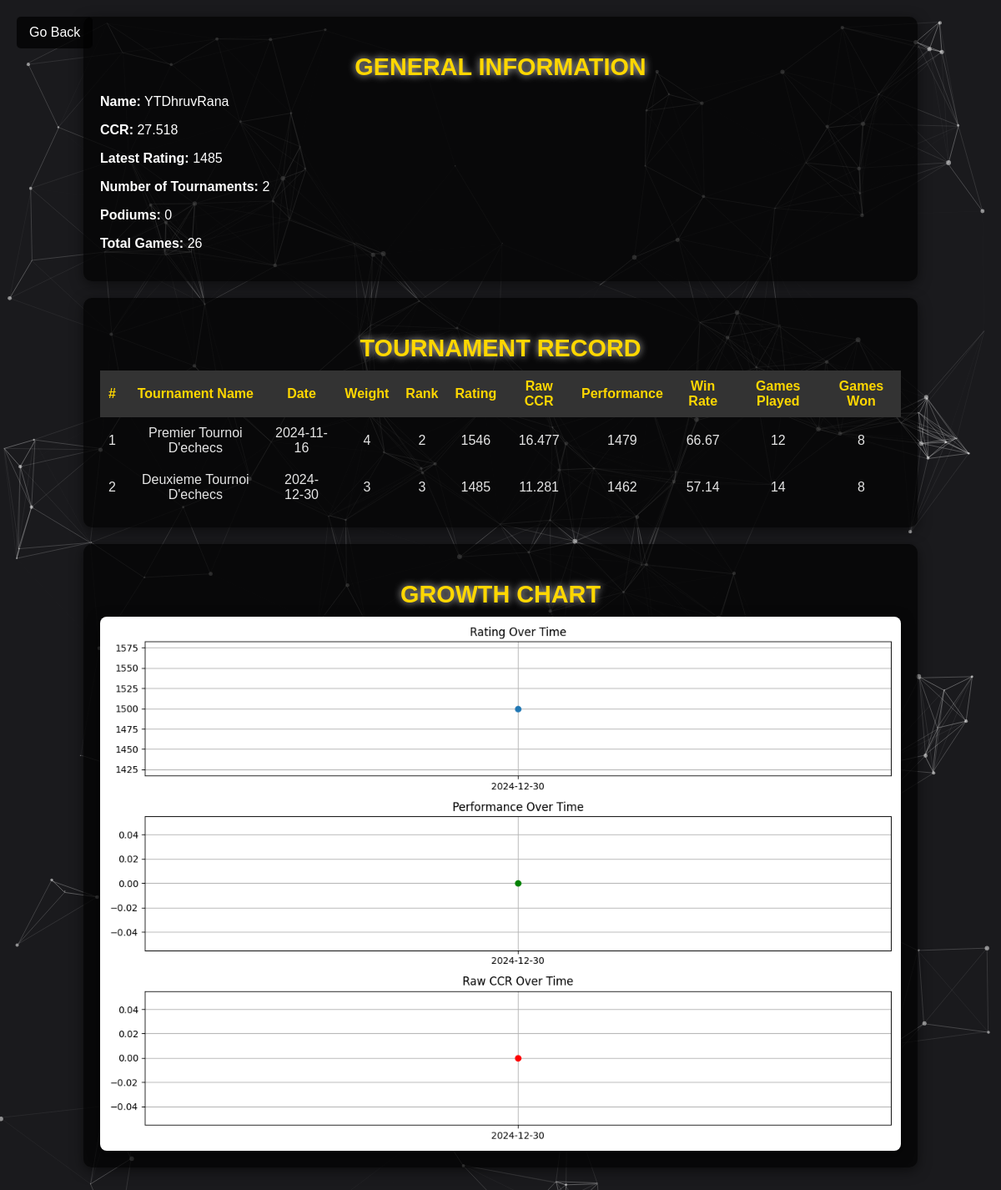
The app's page /playerinfo/YTDhruvRana, older data.
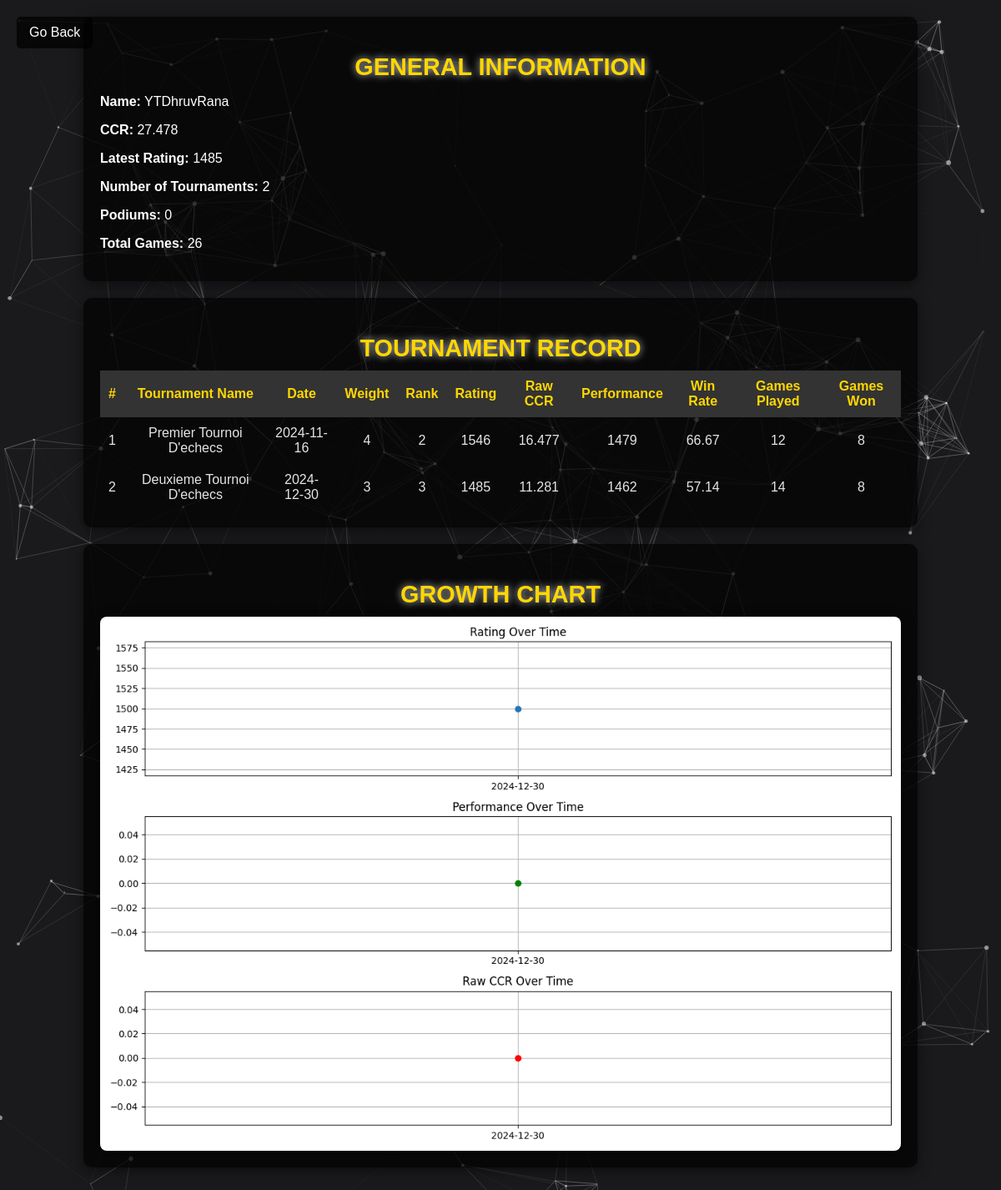
The same page, newer data.
### tables this page shows
CREATE TABLE players (
        name TEXT NOT NULL,
        rating INTEGER NOT NULL,
        ccr REAL NOT NULL,
        tourns INTEGER NOT NULL,
        podiums INTEGER NOT NULL
    );

### app.py (the view)
@app.route('/playerinfo/<player>')
def player_details(player):
    updateccr()
    conn = sqlite3.connect('data/players.db')
    c = conn.cursor()
    c.execute(f'SELECT date, rating, ccr, tourn, games, winrate, podium, weight, rank,perf FROM "{player}" ORDER BY date')
    data = c.fetchall()
    conn.close()
    dates, ratings, performances, ccrs, tournaments = [], [], [], [], []
    total_games, total_podiums = 0, 0
    try:
        for row in data:
            dates.append(row[0])
            ratings.append(row[1])
            performances.append(row[9])
            ccrs.append(row[2])
            tournaments.append({
                'tourn': row[3],
                'date': row[0],
                'weight': row[7],
                'rank': row[8],
                'rating': row[1],
                'ccr': row[2],
                'performance': row[9],
                'winrate': row[5],
                'games': row[4],
                'wins': round(row[5] * row[4] / 100)
            })
            total_games += row[4]
            total_podiums += row[6]
    except Exception as e: print('Error in gathering data:',e)
    conn=sqlite3.connect('data/main.db')
    c=conn.cursor()
    try:
        c.execute('SELECT * FROM players')
        for i in c.fetchall():
            if i[0]==player: ccrlive=i[2]
    except Exception as e: print('Error in CCRLIVE: ',e,player)
    conn.close()
    plt.figure(figsize=(12, 8))
    plt.subplot(3, 1, 1)
    plt.plot(dates, ratings, marker='o', label='Rating')
    plt.title('Rating Over Time')
    plt.grid()
    plt.subplot(3, 1, 2)
    plt.plot(dates, performances, marker='o', label='Performance', color='green')
    plt.title('Performance Over Time')
    plt.grid()
    plt.subplot(3, 1, 3)
    plt.plot(dates, ccrs, marker='o', label='Raw CCR', color='red')
    plt.title('Raw CCR Over Time')
    plt.grid()
    plt.tight_layout()
    plt.savefig('static/growth_chart.png')
    plt.close()
    return render_template(
        'details.html',
        player=player,
        tourns=len(data),
        ccr=ccrlive,
        rating=ratings[-1] if ratings else 0,
        podiums=total_podiums,
        games=total_games,
        tournaments=tournaments
    )

### app.py (called while the page is built)
def ccrdecay(ccr, weight, tournament_date):
    try:
        today = datetime.now()
        days_elapsed = (today - tournament_date).days
        early_decay_days = min(days_elapsed, int(weight * 15))
        early_decay = early_decay_days * 0.005
        late_decay_days = max(0, days_elapsed - int(weight * 15))
        late_decay = late_decay_days * 0.1
        total_decay = early_decay + late_decay
        decayed_ccr = max(0, ccr - total_decay)
        return decayed_ccr
    except Exception as e:
        print(f"Error calculating CCR decay: {e}")
        return round(ccr,3)

### templates/details.html (shortened to what this page needs)
<!DOCTYPE html>
<html lang="en">
<head>
    <link rel="stylesheet" href="{{ url_for('static', filename='styles_player_details.css') }}">
</head>
<body>
    <div id="particles-js"></div>
    <button class="back-button" onclick="goBack()">Go Back</button>
    <div class="general-info">
        <h2 class="div-heading">GENERAL INFORMATION</h2>
        <p><strong>Name:</strong> {{ player }}</p>
        <p><strong>CCR:</strong> {{ ccr | round(3) }}</p>
        <p><strong>Latest Rating:</strong> {{ rating }}</p>
        <p><strong>Number of Tournaments:</strong> {{ tourns }}</p>
        <p><strong>Podiums:</strong> {{ podiums }}</p>
        <p><strong>Total Games:</strong> {{ games }}</p>
    </div>
    <div class="tournament-record">
        <h2 class="div-heading">TOURNAMENT RECORD</h2>
        <table class="tournament-table">
            <thead>
                <tr>
                    <th>#</th>
                    <th>Tournament Name</th>
                    <th>Date</th>
                    <th>Weight</th>
                    <th>Rank</th>
                    <th>Rating</th>
                    <th>Raw CCR</th>
                    <th>Performance</th>
                    <th>Win Rate</th>
                    <th>Games Played</th>
                    <th>Games Won</th>
                </tr>
            </thead>
            <tbody>
                {% for tournament in tournaments %}
                <tr>
                    <td>{{ loop.index }}</td>
                    <td>{{ tournament['tourn'] }}</td>
                    <td>{{ tournament['date'] }}</td>
                    <td>{{ tournament['weight'] }}</td>
                    <td>{{ tournament['rank'] }}</td>
                    <td>{{ tournament['rating'] }}</td>
                    <td>{{ tournament['ccr'] }}</td>
                    <td>{{ tournament['performance'] }}</td>
                    <td>{{ tournament['winrate'] }}</td>
                    <td>{{ tournament['games'] }}</td>
                    <td>{{ tournament['wins'] }}</td>
                </tr>
                {% endfor %}
            </tbody>
        </table>
    </div>
    <div class="growth-chart">
        <h2 class="div-heading">GROWTH CHART</h2>
        <img src="{{ url_for('static', filename='growth_chart.png') }}" alt="Growth Chart" class="chart-image">
    </div>
</body>
</html>

Row changes from the older to the newer data that the page shows:
changed players "YTDhruvRana": ccr "27.518" → "27.478"
